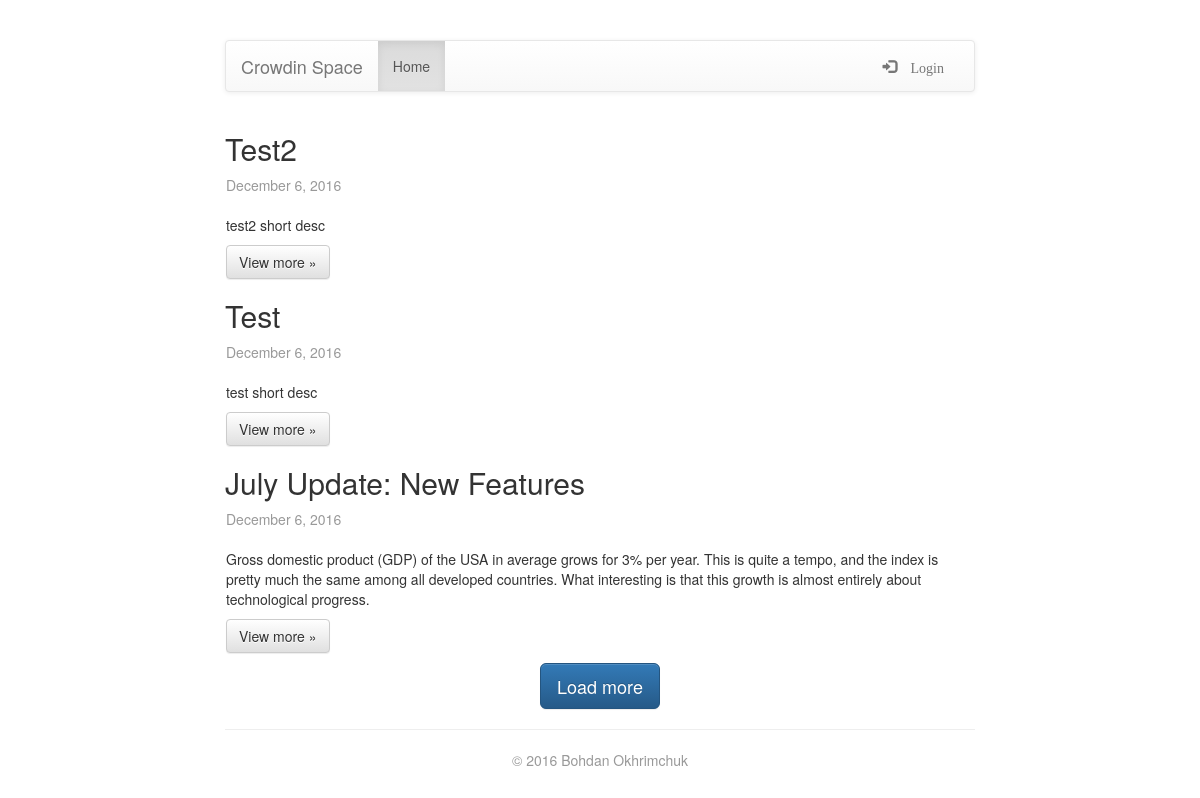
The page / on the database its author committed.
### tables this page shows
CREATE TABLE `posts` ( 
	`id` Int( 255 ) AUTO_INCREMENT NOT NULL,
	`title` VarChar( 255 ) NOT NULL,
	`short_description` Text NOT NULL,
	`description` Text NOT NULL,
	`created_at` DateTime NOT NULL,
	CONSTRAINT `unique_id` UNIQUE( `id` ) );

### core/App.php (called while the page is built, shortened)
<?php
class App
{
    protected static $container = [];
    public static function bind($key, $value)
    {
        static::$container[$key] = $value;
    }
    public static function get($key)
    {
        if(array_key_exists($key, static::$container)) {
            return static::$container[$key];
        }
        throw new Exception('Key does not exist in the container');
    }
}

### core/Model.php (called while the page is built, shortened)
<?php
class Model
{
    public function __construct($pdo)
    {
        $this->pdo = $pdo;
    }
}

### app/Models/Post.php (called while the page is built, shortened)
<?php
class Post extends Model
{
    public function selectPartially($table, $page = 1)
    {
        $limit = self::SHOW_ON_PAGE;
        $offset = ($page - 1) * self::SHOW_ON_PAGE;
        try {
            $sql = "SELECT * FROM {$table} ORDER BY id DESC LIMIT :limit OFFSET :offset";
            $statement = $this->pdo->prepare($sql);
            $statement->bindParam(':limit', $limit, PDO::PARAM_INT);
            $statement->bindParam(':offset', $offset, PDO::PARAM_INT);
            $statement->setFetchMode(PDO::FETCH_ASSOC);
            $statement->execute();
        } catch (PDOException $e) {
            echo $e->getMessage();
        }
        return $statement->fetchAll();
    }
}

### app/Controllers/PagesController.php (called while the page is built, shortened)
<?php
class PagesController extends Controller
{
    public function getHome()
    {
        $posts = App::get('dbPost')->selectPartially('posts', 1);
        $this->view->render('home', compact('posts'));
    }
}

### index.php (called while the page is built, shortened)
<?php
Router::run('app/routes.php')
    ->determine(Request::uri(), Request::method());

### core/Request.php (called while the page is built, shortened)
<?php
class Request
{
    public static function uri()
    {
        return trim(
            parse_url($_SERVER['REQUEST_URI'], PHP_URL_PATH), '/'
        );
    }
}

### core/Helper.php (called while the page is built, shortened)
<?php
class Helper
{
    public static function convertDate($date = '')
    {
        return date('F j, Y', strtotime($date));
    }
}

### app/Views/home.php (the view, shortened to what this page needs)
<div class="col-md-8 col-md-offset-2">
    <div class="posts">
        <?php foreach ($posts as $post): ?>
            <h2><?= $post['title'] ?></h2>
            <p class="created-at"><?= \App\Core\Helper::convertDate($post['created_at']) ?></p>
            <p><?= $post['short_description'] ?></p>
            <p><a class="btn btn-default" href="post/<?= $post['id'] ?>" role="button">View more &raquo;</a></p>
        <?php endforeach; ?>
    </div>
</div>
<div class="col-md-2 col-md-offset-5 col-xs-offset-0 text-center">
    <div class="btn-group btn-group-lg">
        <button type="button" class="btn btn-primary" id="load_more">Load more</button>
    </div>
</div>

### core/Router.php (shortened to what this page needs)
<?php
class Router
{
    public $routes = [
      'GET' => [],
      'POST' => []
    ];
    public function get($uri, $path)
    {
        $this->routes['GET'][$uri] = $path;
    }
    public function post($uri, $path)
    {
        $this->routes['POST'][$uri] = $path;
    }
    public function determine($uri, $requestType)
    {
        foreach ($this->routes[$requestType] as $uriPattern => $path)
        {
            if(preg_match("~^$uriPattern$~", $uri))
            {
                $internalPath = preg_replace("~^$uriPattern$~", $path, $uri);
                $components = explode('@', $internalPath);
                $controller = array_shift($components);
                $action = array_shift($components);
                $params = $components;
                $this->callAction($controller, $action, $params);
                break;
            }
        }
    }
    public function callAction($controller, $action, $params = [])
    {
        $controller = "App\Controllers\\".$controller;
        if(method_exists($controller, $action))
        {
            $controller = new $controller;
            $controller->$action(...$params);
        }
        else {
            throw new Exception('Method does not exist');
        }
    }
}

### core/View.php (shortened to what this page needs)
<?php
class View
{
    public function dividePartial($template, $data = [])
    {
        extract($data);
        include VIEWS_BASEDIR . $template . '.php';
        return ob_get_clean();
    }
    public function divide($template, $data = [])
    {
        $content = $this->dividePartial($template, $data);
        return $this->dividePartial(Controller::$layout, compact('content'));
    }
    public function render($template, $data = [])
    {
        echo $this->divide($template, $data);
    }
}

### app/Views/layouts/default.php (shortened to what this page needs)
<!doctype html>
<html lang="en">
<head>
    <link rel="stylesheet" href="/public/css/main.css">
    <link rel="stylesheet" href="/public/bootstrap/css/bootstrap.min.css">
    <link rel="stylesheet" href="/public/bootstrap/css/bootstrap-theme.min.css">
</head>
<body>
<div class="container">
    <div class="row">
        <div class="col-md-8 col-md-offset-2">
            <nav class="navbar navbar-default">
                <div class="container-fluid">
                    <div class="navbar-header">
                        <a class="navbar-brand" href="/">Crowdin Space</a>
                    </div>
                    <div id="navbar" class="navbar-collapse collapse">
                        <ul class="nav navbar-nav">
                            <li class="<?php if(\App\Core\Request::uri() == '') echo 'active';?>"><a href="/">Home</a></li>
                        </ul>
                        <ul class="nav navbar-nav navbar-right">
                            <?php if(isset($_SESSION['admin'])){ ?>
                                <li><a href="/logout"><span class="glyphicon glyphicon-log-out"> Logout</span></a></li>
                            <?php } else { ?>
                                <li class="<?php if(\App\Core\Request::uri() == 'login') echo 'active';?>"><a href="/login"><span class="glyphicon glyphicon-log-in"> Login</span></a></li>
                            <?php }?>
                        </ul>
                    </div>
                </div>
            </nav>
        </div>
        <?= $content ?>
        <div class="col-md-8 col-md-offset-2">
            <hr>
            <footer>
                <p>&copy; 2016 Bohdan Okhrimchuk</p>
            </footer>
        </div>
    </div>
</div>
</body>
</html>

### public/css/main.css (style rules this page uses)
body { padding-top: 40px; }
.posts p { padding-left: 1px; }
.created-at { margin-bottom: 20px; color: #999; }
footer p { text-align: center; margin-bottom: 20px; color: #999; }

### rows shown on the page
posts: title "Test2", created_at "December 6, 2016", short_description "test2 short desc"
posts: title "Test", created_at "December 6, 2016", short_description "test short desc"
posts: title "July Update: New Features", created_at "December 6, 2016", short_description "Gross domestic product (GDP) of the USA in average grows for 3% per year. This is quite a tempo, and the index is pretty much the same among all developed countries. What interesting is that this growth is almost entirely about technological progress."
